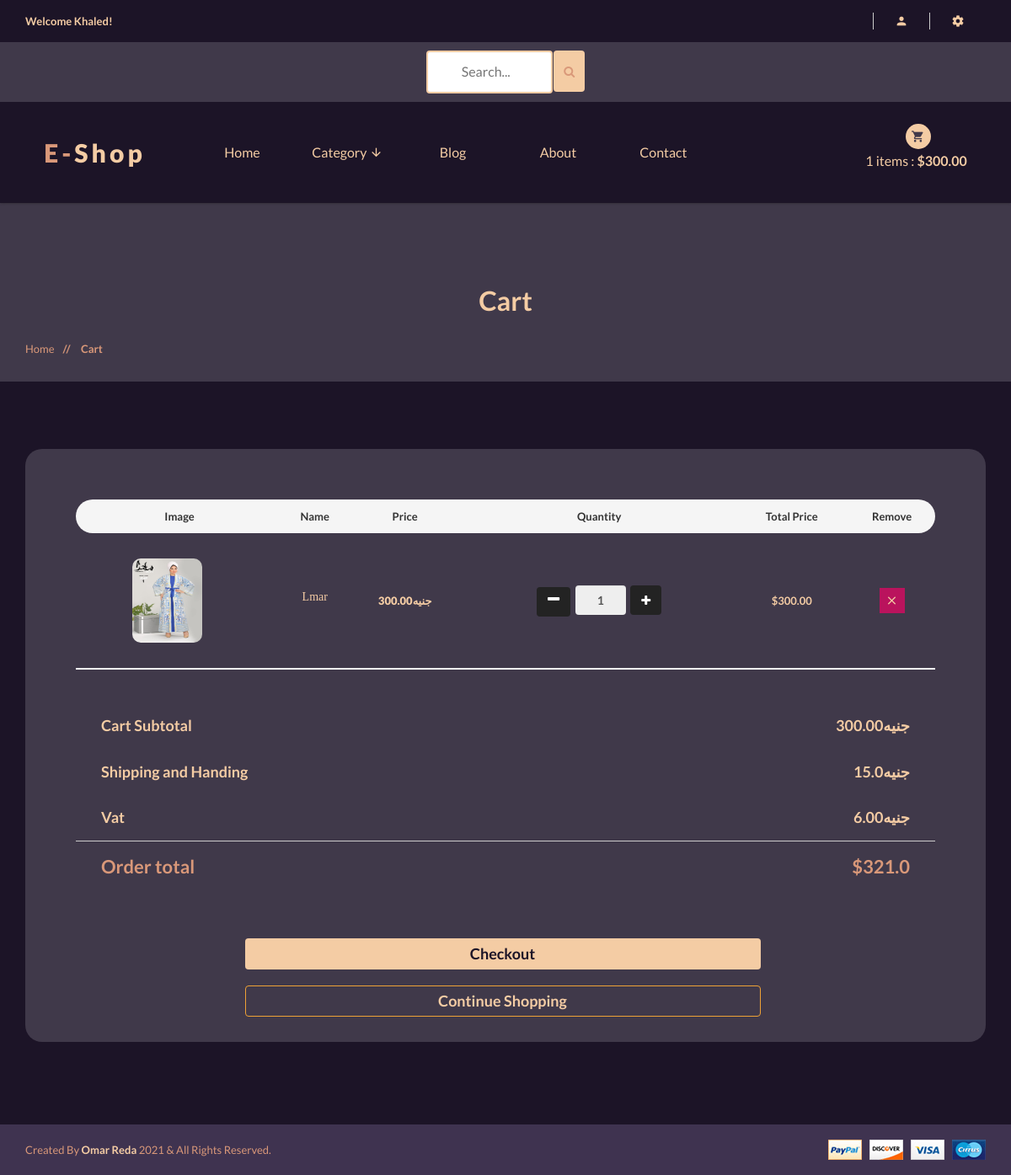
Screenshot of /cart/ (signed in) with the database file from the repository.
### accounts/models.py (models this page shows, shortened)
class Account(AbstractBaseUser):
    first_name = models.CharField(max_length=50)
    last_name = models.CharField(max_length=50)
    username = models.CharField(max_length=50, unique=True)
    email = models.EmailField(max_length=100, unique=True)
    Phone_number = models.CharField(max_length=50)
    is_admin = models.BooleanField(default=False)
    is_staff = models.BooleanField(default=False)
    is_active = models.BooleanField(default=False)
    is_superadmin = models.BooleanField(default=False)
    date_joined_for_format = models.DateTimeField(auto_now_add=True)
    last_login_for_format  = models.DateTimeField(auto_now_add=True)
    USERNAME_FIELD = 'email'
    REQUIRED_FIELDS = ['username', 'first_name', 'last_name']
    objects = AccountManger()

### cart/models.py (models this page shows, shortened)
class CartItem(models.Model):
    user = models.ForeignKey(Account, on_delete=models.CASCADE, null=True )
    product = models.ForeignKey(Product, on_delete=models.CASCADE)
    variation = models.ManyToManyField(Variation, blank=True)
    cart = models.ForeignKey(Cart, on_delete=models.CASCADE, null=True)
    quantity = models.IntegerField()
    is_active = models.BooleanField(default=True)
    def sub_total(self):
        return self.product.price * self.quantity

### shop/models.py (models this page shows, shortened)
class Product(models.Model):
    category = models.ForeignKey(Category, on_delete=models.CASCADE)
    name = models.CharField(max_length=100, unique=True)
    slug = models.SlugField(max_length=100, unique=True)
    description = models.TextField(max_length=300, blank=True)
    price = models.DecimalField(max_digits=6, decimal_places=2)
    discount = models.DecimalField(max_digits=6, decimal_places=2, default=0.00)
    image = models.ImageField(upload_to='photos/products')
    stock = models.IntegerField()
    new = models.BooleanField(default=False)
    is_available = models.BooleanField(default=True)
    date_joined_for_format = models.DateTimeField(auto_now_add=True)
    last_login_for_format = models.DateTimeField(auto_now=True)
    def get_prodcut_details_url(self):
        return reverse('shop:product_details', args=[self.category.slug, self.slug])
    class Meta:
        verbose_name_plural = 'Products'
        ordering = ('-date_joined_for_format',)

### cart/views.py (the view)
# urls.py: path('', views.cart, name='cart'),
def cart(request, total_price=0, quantity=0, cart_items=None):
    grand_total = 0
    tax = 0
    try:
        if request.user.is_authenticated:
            cart_items = CartItem.objects.filter(user=request.user, is_active=True)
        else:
            cart = Cart.objects.get(cart_id=_cart_id(request))
            cart_items = CartItem.objects.filter(cart=cart, is_active=True)
        for cart_item in cart_items:
            total_price += (cart_item.product.price * cart_item.quantity)
            quantity += cart_item.quantity
    except ObjectDoesNotExist:
        pass
    tax = round(((2 * total_price)/100), 2)
    grand_total = total_price + tax
    handing = 15.00
    total = float(grand_total) + handing
    context = {
        'total' : total_price,
        'quantity': quantity,
        'cart_items':cart_items,
        'order_total':total,
        'vat' : tax,
        'handing':handing,
    }
    return render(request, 'shop/cart/cart.html', context)

### shop/context_processors.py (called while the page is built)
def category_list(request):
    return {
        'categories' : Category.objects.all(),
    }

### shop/models.py (called while the page is built)
    def get_category_slug_url(self):
        return reverse('shop:categries', args=[self.slug])

### templates/shop/cart/cart.html (shortened to what this page needs)
{% extends '../../base.html' %}
{% load static %}
{% block content %}
<div  class="pages-title section-padding">
			<div  class="container">
				<div  style="background:#40394a" class="row">
					<div class="col-xs-12">
						<div class="pages-title-text text-center">
							<h2 style="color:#f4cca4">Cart</h2>
							<ul class="text-left">
								<li><a style="color:#d99879" href="\">Home </a></li>
								<li style="color:#d99879"><span> // </span>Cart</li>
							</ul>
						</div>
					</div>
				</div>
			</div>
		</div>
		{% if not cart_items %}
		<div style="font-size:18px; margin-bottom:300px;margin-top:30px" class="container alert alert-info text-center" role="alert">
		<b>Your Cart Is Empty,&nbsp;&nbsp; <a href="{% url 'shop:shop' %}" style="color:#21094e;text-decoration: underline;">Go To Shop<a></b>
		</div>
		{% else %}
		<section style="background:#1c1427" class="pages cart-page section-padding">
			<div class="container">
				<div class="row">
					<div class="col-xs-12">
						<div style="border-radius:20px;" class="table-responsive padding60">
							<table class="wishlist-table text-center">
								<thead>
									<tr>
										<th style="border-radius:20px 0 0 20px;">Image</th>
										<th>Name</th>
										<th>Price</th>
										<th>quantity</th>
										<th>Total Price</th>
										<th style="border-radius:0 20px 20px 0;">Remove</th>
									</tr>
								</thead>
								<tbody>
                                    {% for cart_item in cart_items %}
									<tr>
										<td class="td-img text-center">
											<a href="{{cart_item.product.get_prodcut_details_url}}"><img style="border-radius:10px;" width="100" height="100" src="{{cart_item.product.image.url}}" alt="Add Product" /></a>
										</td>
										<td>
										<div class="items-dsc">
											<h5><a href="{{cart_item.product.get_prodcut_details_url}}">{{cart_item.product.name}}</a></h5>
										</div>
										</td>
										<td>جنيه{{cart_item.product.price}}</td>
										<td>
										<div class="plus-minus" >
										<form style="" action="{% url 'cart:add_cart' cart_item.product.id %}" method="POST">
											<a style="background:#232323;color:#fff;height:35px;margin-top:-5px;width:40px; border-radius: 4px;" href="{% url 'cart:remove_cart' cart_item.product.id cart_item.id %}" ><i class="fa fa-minus"></i></a>
											<input style=" height:35px"  class="form-control" value="{{cart_item.quantity}}" readonly>
											<button style="background:#232323;color:#fff; height:35px; margin-top:-3px " class="btn btn-light" type="submit" id="button-minus"> <i class="fa fa-plus"></i> </button>
											</form>
										</div>
										</td>
										<td >
											<strong style="color:#f4cca4">${{cart_item.sub_total}}</strong>
										</td>
										<td ><a href="{% url 'cart:remove_cart_item' cart_item.product.id cart_item.id %}" ><i style="background:#ba135d;color:#f4cca4" onclick="return confirm('Are you really want delete this?')" class="mdi mdi-close"></i></a></td>
									</tr>
									{% endfor %}
								</tbody>
							</table><br><br><br>
							<div class="cart-form-text pay-details table-responsive">
								<table>
									<tbody style="color:#f4cca4">
										<tr>
											<th style="font-size:18px">Cart Subtotal</th>
											<td style="font-size:18px">جنيه{{total}}</td>
										</tr>
										<tr>
											<th style="font-size:18px">Shipping and Handing</th>
											<td style="font-size:18px">جنيه{{handing}}</td>
										</tr>
										<tr>
											<th style="font-size:18px">Vat</th>
											<td style="font-size:18px">جنيه{{vat}}</td>
										</tr>
									</tbody>
									<tfoot>
										<tr>
											<th style="color:#d99879; font-size:22px" class="tfoot-padd">Order total</th>
											<td style="color:#d99879; font-size:22px" class="tfoot-padd">${{order_total}}</td>
										</tr>
									</tfoot>
								</table>
								<br><br><br>
								<div  class="list-btn text-center">
									<a href="{% url 'orders:checkout' %}" class="btn" style="background:#f4cca4;color:#1c1427; text-transform:capitalize; font-size:18px; width:60%"><b>Checkout</b></a><br><br>
									<a href="{% url 'shop:shop' %}" class="btn btn-warning"    style=" background:none;color:#f4cca4; text-transform:capitalize; font-size:18px; width:60%">continue shopping</a>
								</div>
							</div>
						</div>
					</div>
				</div>
                <br>
			</div>
		</section>
		{% endif %}
{% endblock content %}

### templates/base.html (shortened to what this page needs)
{% load static %}
<!doctype html>
<html class="no-js" lang="">
<head>
    <link rel="stylesheet" href="{% static 'css/bootstrap.min.css' %}">
    <link rel="stylesheet" href="{% static 'css/animate.css' %}">
    <link rel="stylesheet" href="{% static 'css/materialdesignicons.min.css' %}">
    <link rel="stylesheet" href="{% static 'css/jquery.simpleLens.css' %}">
    <link rel="stylesheet" href="{% static 'css/jquery-ui.min.css' %}">
    <link rel="stylesheet" href="{% static 'css/meanmenu.min.css' %}">
    <link rel="stylesheet" href="{% static 'css/nivo-slider.css' %}">
    <link rel="stylesheet" href="{% static 'css/owl.carousel.css' %}">
    <link rel="stylesheet" href="{% static 'css/style.css' %}">
    <link rel="stylesheet" href="{% static 'css/responsive.css' %}">
    <link rel="stylesheet" href="https://cdnjs.cloudflare.com/ajax/libs/font-awesome/4.7.0/css/font-awesome.min.css">
</head>
<body style="background:#40394a">
    <header style="background:#1c1427" class="header-one header-two">
        <div style="background:#1c1427" class="header-top-two">
            <div class="container text-center">
                <div class="row">
                    <div class="col-sm-12">
                        <div class="middel-top">
                            {% if user.id is None %}
                            <div class="left floatleft">
                                <p style="color:#f4cca4"><b>Welcome Guest!</b></p>
                            </div>
                            {% else %}
                            <div class="left floatleft">
                                <p style="color:#f4cca4"><b>Welcome {{user.first_name | capfirst}}!</b></p>
                            </div>
                            {% endif %}
                        </div>
                        <div class="middel-top clearfix">
                            <ul class="clearfix right floatright">
                                <li>
                                    <a style="color:#f4cca4" href="#"><i class="mdi mdi-account"></i></a>
                                </li>
                                <li>
                                    <a style="color:#f4cca4" href="#"><i class="mdi mdi-settings"></i></a>
                                </li>
                            </ul>
                            </div>
                        </div>
                    </div>
                </div>
            </div>
        <div style="background:#40394a">
            <div class="container text-center">
                <div class="row">
                    <div class="col-sm-12">
                        <form id="searchh" action={% url 'shop:search' %} method="GET">
                        <input  type="text" name="keyword" placeholder="Search...">
                        <button style="height:49px; margin-bottom:6px; background:#f4cca4;margin-left:-1px;border:None "  class="btn btn-warning" type="submit">
                           <i style="color:#d99879" class="fa fa-search"></i>
                        </button>
                        </form>
                    </div>
                </div>
            </div>
        </div>
        <div class="container text-center">
            <div class="row">
                <div class="col-sm-2">
                    <div class="logo">
                        <a style="color:#f4cca4;font-weight: 800;" href="\"><span
                                style="color:#d99879">E-</span>shop</a>
                    </div>
                </div>
                <div class="col-sm-8">
                    <div class="header-middel">
                        <div class="mainmenu">
                            <nav >
                                <ul>
                                    <li ><a href="\">Home</a></li>
                                    <li><a href="#">Category <i class="mdi mdi-arrow-down"></i></a>
                                    </li>
                                    <li><a href="blog.html">Blog</a></li>
                                    <li><a href="about.html">About</a></li>
                                    <li><a href="contact.html">Contact</a></li>
                                </ul>
                            </nav>
                        </div>
                    </div>
                </div>
                <div class="col-sm-2">
                    <div class="cart-itmes">
                        <a class="cart-itme-a" href="{% url 'cart:cart' %}">
                            <i class="mdi mdi-cart"></i>
                            {{quantityyy}} items : <strong>${{totalll}}</strong>
                        </a>
                    </div>
                </div>
            </div>
        </div>
    </header>
    <br>
    {% block content %}
    {% endblock content %}
    <footer>
        <div  style="background:#3f3350" class="footer-bottom">
            <div class="container">
                <div class="row">
                    <div class="col-xs-12 col-sm-6">
                        <p style="color:#d99879">Created By <span style="color:#f4cca4"><b>Omar Reda</b></span> 2021 &
                            All Rights Reserved.</p>
                    </div>
                    <div class="col-xs-12 col-sm-6 text-right">
                        <a href="#"><img src="{% static 'img/footer/payment.png' %}" alt="" /></a>
                    </div>
                </div>
            </div>
        </div>
    </footer>
</body>
</html>

### templates/base.html (style rules this page uses)
#searchh input[type=text] { width: 150px; margin-top:10px; margin-bottom:10px; box-sizing: border-box; border: 2px solid #f4cca4; border-radius: 4px; font-size: 16px; color:#1c1427; background-color: #fff; background-position: 10px 10px; background-repeat: no-repeat; padding: 12px 20px 12px 40px; -webkit-transition: width 0.4s ease-in-out; transition: width 0.4s ease-in-out; }

### rows the page displays
Account: first_name "Khaled"
CartItem: product.image (picture), product.name "Lmar", product.price "300.00", quantity "1", sub_total "300.00"

### other values shown
{{ quantityyy }} "1"
{{ totalll }} "300.00"
{{ total }} "300.00"
{{ handing }} "15.0"
{{ vat }} "6.00"
{{ order_total }} "321.0"
